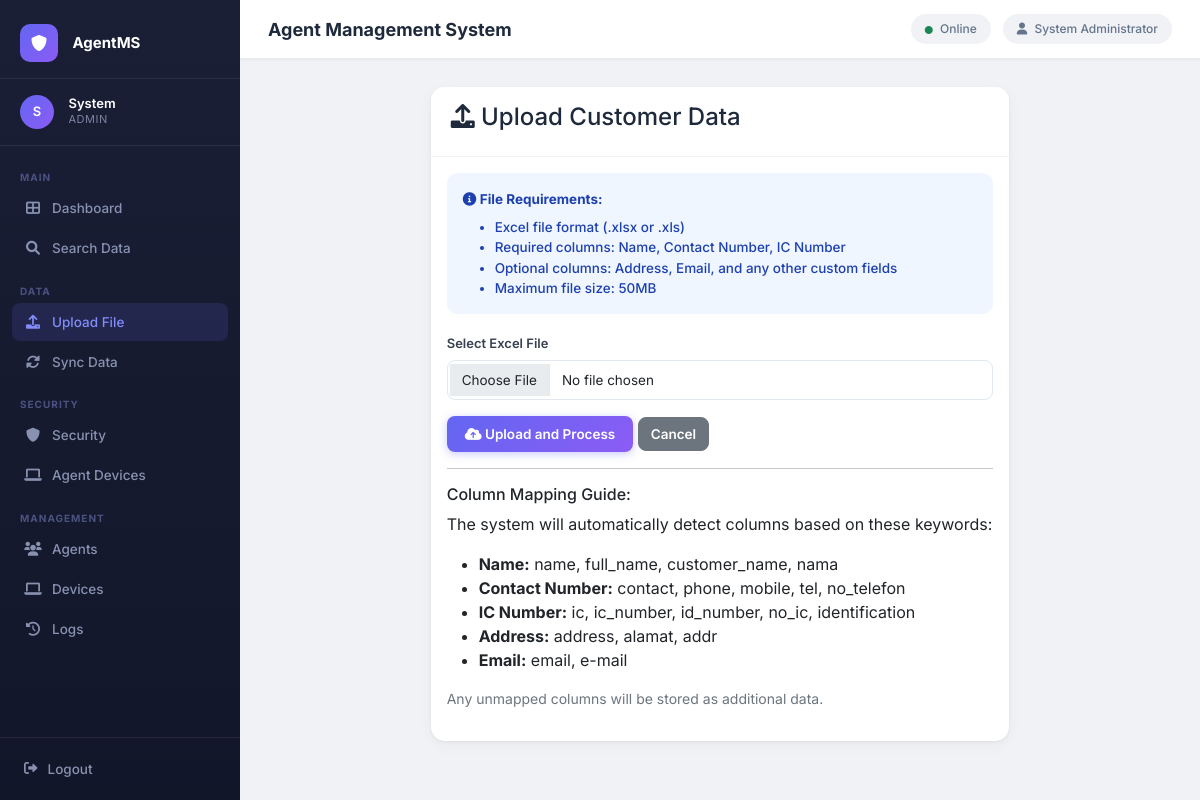
Page /admin/upload (signed in) on the committed database.
### app.py (models this page shows, shortened)
class User(UserMixin, db.Model):
    __tablename__ = 'users'
    id = db.Column(db.Integer, primary_key=True)
    username = db.Column(db.String(80), unique=True, nullable=False)
    email = db.Column(db.String(120), unique=True, nullable=False)
    password_hash = db.Column(db.String(200), nullable=False)
    role = db.Column(db.String(20), nullable=False)
    full_name = db.Column(db.String(100))
    phone = db.Column(db.String(20))
    is_active = db.Column(db.Boolean, default=True)
    created_at = db.Column(db.DateTime, default=datetime.utcnow)
    last_login = db.Column(db.DateTime)
    login_logs = db.relationship('LoginLog', backref='user', lazy=True)
    search_logs = db.relationship('SearchLog', backref='user', lazy=True)
    password_changed_at = db.Column(db.DateTime, default=datetime.utcnow)
    must_change_password = db.Column(db.Boolean, default=False)
    credit_balance = db.Column(db.Integer, default=0)
    def is_password_expired(self):
        policy = SystemSettings.get('password_expiry_days')
        if not policy or int(policy) == 0:
            return False
        expiry_days = int(policy)
        if not self.password_changed_at:
            return True
        return (datetime.utcnow() - self.password_changed_at).days >= expiry_days

### app.py (the view, shortened to what this page needs)
@app.route('/admin/upload', methods=['GET', 'POST'])
@login_required
@admin_required
def admin_upload():
    return render_template('admin_upload.html')

### app.py (called while the page is built)
def admin_required(f):
    @wraps(f)
    def decorated_function(*args, **kwargs):
        if not current_user.is_authenticated or current_user.role != 'admin':
            flash('Admin access required', 'danger')
            return redirect(url_for('login'))
        return f(*args, **kwargs)
    return decorated_function

@login_manager.user_loader
def load_user(user_id):
    return User.query.get(int(user_id))

@app.context_processor
def inject_globals():
    try:
        from flask_login import current_user
        if current_user.is_authenticated and current_user.role == 'admin':
            count = AgentDevice.query.filter_by(status='pending').count()
            phase2 = SystemSettings.get('phase2_enabled', '0') == '1'
            return {'pending_devices_count': count, 'phase2_enabled': phase2}
    except:
        pass
    return {'pending_devices_count': 0, 'phase2_enabled': False}

    @staticmethod
    def get(key, default=None):
        s = SystemSettings.query.filter_by(key=key).first()
        return s.value if s else default

### templates/admin_upload.html
{% extends "base.html" %}
{% block content %}
<div class="container">
    <div class="row justify-content-center">
        <div class="col-md-8">
            <div class="card">
                <div class="card-header">
                    <h4><i class="fas fa-upload"></i> Upload Customer Data</h4>
                </div>
                <div class="card-body">
                    <div class="alert alert-info">
                        <i class="fas fa-info-circle"></i>
                        <strong>File Requirements:</strong>
                        <ul class="mb-0 mt-2">
                            <li>Excel file format (.xlsx or .xls)</li>
                            <li>Required columns: Name, Contact Number, IC Number</li>
                            <li>Optional columns: Address, Email, and any other custom fields</li>
                            <li>Maximum file size: 50MB</li>
                        </ul>
                    </div>
                    <form method="POST" enctype="multipart/form-data">
                        <div class="mb-3">
                            <label for="file" class="form-label">Select Excel File</label>
                            <input type="file" class="form-control" id="file" name="file" accept=".xlsx,.xls" required>
                        </div>
                        <div class="mb-3">
                            <button type="submit" class="btn btn-custom">
                                <i class="fas fa-cloud-upload-alt"></i> Upload and Process
                            </button>
                            <a href="{{ url_for('admin_dashboard') }}" class="btn btn-secondary">Cancel</a>
                        </div>
                    </form>
                    <hr>
                    <h6>Column Mapping Guide:</h6>
                    <p>The system will automatically detect columns based on these keywords:</p>
                    <ul>
                        <li><strong>Name:</strong> name, full_name, customer_name, nama</li>
                        <li><strong>Contact Number:</strong> contact, phone, mobile, tel, no_telefon</li>
                        <li><strong>IC Number:</strong> ic, ic_number, id_number, no_ic, identification</li>
                        <li><strong>Address:</strong> address, alamat, addr</li>
                        <li><strong>Email:</strong> email, e-mail</li>
                    </ul>
                    <p class="text-muted small">Any unmapped columns will be stored as additional data.</p>
                </div>
            </div>
        </div>
    </div>
</div>
{% endblock %}

### templates/base.html (shortened to what this page needs)
<!DOCTYPE html>
<html lang="en">
<head>
    <link href="https://cdn.jsdelivr.net/npm/bootstrap@5.1.3/dist/css/bootstrap.min.css" rel="stylesheet">
    <link href="https://cdn.datatables.net/1.11.5/css/dataTables.bootstrap5.min.css" rel="stylesheet">
    <link href="https://cdnjs.cloudflare.com/ajax/libs/font-awesome/6.0.0/css/all.min.css" rel="stylesheet">
</head>
<body class="{% if not current_user.is_authenticated %}no-sidebar{% endif %}">
{% if current_user.is_authenticated %}
<div class="sidebar">
    <div class="sidebar-brand">
        <span class="brand-icon"><i class="fas fa-shield-alt"></i></span>
        <span>AgentMS</span>
    </div>
    <div class="sidebar-user">
        <div class="avatar">{{ current_user.full_name[:1] }}</div>
        <div class="user-info">
            <div class="user-name">{{ current_user.full_name.split()[0] }}</div>
            <div class="user-role">{{ current_user.role }}</div>
        </div>
    </div>
    <div class="sidebar-nav">
        {% if current_user.role == 'admin' %}
        <div class="nav-section-label">Main</div>
        <a class="nav-link {% if request.endpoint == 'admin_dashboard' %}active{% endif %}"
           href="{{ url_for('admin_dashboard') }}">
            <i class="fas fa-th-large"></i> Dashboard
        </a>
        <a class="nav-link {% if request.endpoint == 'admin_search' %}active{% endif %}"
           href="{{ url_for('admin_search') }}">
            <i class="fas fa-search"></i> Search Data
        </a>
        <div class="nav-section-label mt-2">Data</div>
        <a class="nav-link {% if request.endpoint == 'admin_upload' %}active{% endif %}"
           href="{{ url_for('admin_upload') }}">
            <i class="fas fa-upload"></i> Upload File
        </a>
        <a class="nav-link {% if request.endpoint == 'admin_sync' %}active{% endif %}"
           href="{{ url_for('admin_sync') }}">
            <i class="fas fa-sync-alt"></i> Sync Data
        </a>
        <div class="nav-section-label mt-2">Security</div>
        <a class="nav-link {% if request.endpoint == 'admin_security' %}active{% endif %}"
           href="{{ url_for('admin_security') }}">
            <i class="fas fa-shield-alt"></i> Security
        </a>
        <a class="nav-link {% if request.endpoint == 'admin_devices' %}active{% endif %}"
           href="{{ url_for('admin_devices') }}">
            <i class="fas fa-laptop"></i> Agent Devices
        </a>
        <div class="nav-section-label mt-2">Management</div>
        <a class="nav-link {% if request.endpoint == 'admin_agents' %}active{% endif %}"
           href="{{ url_for('admin_agents') }}">
            <i class="fas fa-users"></i> Agents
        </a>
        <a class="nav-link {% if request.endpoint == 'admin_devices' %}active{% endif %}"
           href="{{ url_for('admin_devices') }}">
            <i class="fas fa-laptop"></i> Devices
            {% set pending_count = pending_devices_count | default(0) %}
        </a>
        <a class="nav-link {% if request.endpoint == 'admin_logs' %}active{% endif %}"
           href="{{ url_for('admin_logs') }}">
            <i class="fas fa-history"></i> Logs
        </a>
        {% endif %}
    </div>
    <div class="sidebar-footer">
        <a class="nav-link" href="{{ url_for('logout') }}">
            <i class="fas fa-sign-out-alt"></i> Logout
        </a>
    </div>
</div>
<div class="main-wrapper">
    <div class="topbar">
        <div class="topbar-title">{% block page_title %}Agent Management System{% endblock %}</div>
        <div class="topbar-right">
            <span class="topbar-badge"><i class="fas fa-circle text-success me-1" style="font-size:8px"></i> Online</span>
            <span class="topbar-badge"><i class="fas fa-user me-1"></i> {{ current_user.full_name }}</span>
        </div>
    </div>
    <div class="content-area">
        {% block content %}{% endblock %}
    </div>
</div>
{% endif %}
</body>
</html>

### templates/base.html (style rules this page uses)
* { font-family: 'Inter', sans-serif; }
body { background: #f0f2f5; min-height: 100vh; }
.sidebar { position: fixed; top: 0; left: 0; height: 100vh; width: 240px; background: linear-gradient(180deg, #1a1f36 0%, #121629 100%); z-index: 1000; display: flex; flex-direction: column; transition: width 0.3s; overflow: hidden; }
.sidebar-brand { padding: 24px 20px 16px; border-bottom: 1px solid rgba(255,255,255,0.07); }
.sidebar-brand .brand-icon { width: 38px; height: 38px; background: linear-gradient(135deg, #6366f1, #8b5cf6); border-radius: 10px; display: inline-flex; align-items: center; justify-content: center; color: white; font-size: 16px; margin-right: 10px; }
.sidebar-brand span { color: white; font-weight: 700; font-size: 15px; vertical-align: middle; }
.sidebar-user { padding: 16px 20px; border-bottom: 1px solid rgba(255,255,255,0.07); }
.sidebar-user .avatar { width: 34px; height: 34px; background: linear-gradient(135deg, #6366f1, #8b5cf6); border-radius: 50%; display: inline-flex; align-items: center; justify-content: center; color: white; font-size: 13px; font-weight: 600; }
.sidebar-user .user-info { display: inline-block; vertical-align: middle; margin-left: 10px; }
.sidebar-user .user-name { color: white; font-size: 13px; font-weight: 600; line-height: 1.2; }
.sidebar-user .user-role { color: #7c83a0; font-size: 11px; text-transform: uppercase; letter-spacing: 0.5px; }
.sidebar-nav { padding: 16px 12px; flex: 1; overflow-y: auto; }
.nav-section-label { color: #4b5280; font-size: 10px; font-weight: 700; text-transform: uppercase; letter-spacing: 1px; padding: 8px 8px 4px; }
.sidebar-nav .nav-link { color: #8892b0; border-radius: 8px; padding: 9px 12px; margin-bottom: 2px; font-size: 13.5px; font-weight: 500; display: flex; align-items: center; gap: 10px; transition: all 0.2s; }
.sidebar-nav .nav-link i { width: 18px; text-align: center; font-size: 14px; }
.sidebar-nav .nav-link:hover, .sidebar-nav .nav-link.active { background: rgba(99,102,241,0.15); color: #a5b4fc; }
.sidebar-nav .nav-link.active { color: #818cf8; }
.sidebar-footer { padding: 12px; border-top: 1px solid rgba(255,255,255,0.07); }
.sidebar-footer .nav-link { color: #8892b0; border-radius: 8px; padding: 9px 12px; font-size: 13.5px; font-weight: 500; display: flex; align-items: center; gap: 10px; transition: all 0.2s; }
.main-wrapper { margin-left: 240px; min-height: 100vh; display: flex; flex-direction: column; }
.topbar { background: white; padding: 14px 28px; border-bottom: 1px solid #e8ecf0; display: flex; align-items: center; justify-content: space-between; position: sticky; top: 0; z-index: 100; box-shadow: 0 1px 3px rgba(0,0,0,0.05); }
.topbar-title { font-size: 18px; font-weight: 700; color: #1e2a3b; }
.topbar-right { display: flex; align-items: center; gap: 12px; }
.topbar-badge { background: #f0f2f5; border-radius: 20px; padding: 6px 14px; font-size: 12px; color: #64748b; font-weight: 500; }
.content-area { padding: 28px; flex: 1; }
.card { border: none; border-radius: 14px; box-shadow: 0 1px 3px rgba(0,0,0,0.06), 0 4px 16px rgba(0,0,0,0.04); transition: box-shadow 0.2s; }
.card-header { background: white; border-bottom: 1px solid #f1f3f5; border-radius: 14px 14px 0 0 !important; padding: 16px 20px; font-weight: 600; color: #1e2a3b; }
.btn-secondary { border-radius: 8px; font-weight: 600; font-size: 13.5px; }
.btn-custom { background: linear-gradient(135deg, #6366f1, #8b5cf6); border: none; border-radius: 8px; color: white; font-weight: 600; font-size: 13.5px; padding: 8px 18px; box-shadow: 0 2px 8px rgba(99,102,241,0.35); transition: all 0.2s; }
.form-control, .form-select { border-radius: 8px; border: 1.5px solid #e2e8f0; font-size: 13.5px; padding: 9px 14px; transition: border-color 0.2s, box-shadow 0.2s; }
.form-label { font-size: 13px; font-weight: 600; color: #374151; margin-bottom: 6px; }
.alert { border-radius: 10px; border: none; font-size: 13.5px; font-weight: 500; }
.alert-info { background: #eff6ff; color: #1e40af; }

### rows in the picture
User: full_name "S", full_name "System", role "ADMIN", full_name "System Administrator"
